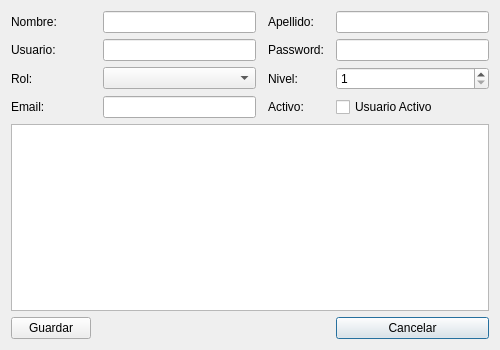
<?xml version="1.0" encoding="UTF-8"?>
<ui version="4.0">
 <class>Dialog</class>
 <widget class="QDialog" name="Dialog">
  <property name="geometry">
   <rect>
    <x>0</x>
    <y>0</y>
    <width>500</width>
    <height>350</height>
   </rect>
  </property>
  <property name="windowTitle">
   <string>Alta Usuario</string>
  </property>
  <layout class="QGridLayout" name="gridLayout">
   <item row="2" column="4">
    <widget class="QLabel" name="label_nivel">
     <property name="text">
      <string>Nivel:</string>
     </property>
    </widget>
   </item>
   <item row="1" column="6">
    <widget class="QLineEdit" name="lineEdit_pass_alta">
     <property name="echoMode">
      <enum>QLineEdit::EchoMode::Password</enum>
     </property>
    </widget>
   </item>
   <item row="5" column="6">
    <widget class="QPushButton" name="pushButton_cancelar">
     <property name="text">
      <string>Cancelar</string>
     </property>
    </widget>
   </item>
   <item row="3" column="4">
    <widget class="QLabel" name="label_activo">
     <property name="text">
      <string>Activo:</string>
     </property>
    </widget>
   </item>
   <item row="0" column="0">
    <widget class="QLabel" name="label_nombre">
     <property name="text">
      <string>Nombre:</string>
     </property>
    </widget>
   </item>
   <item row="5" column="0">
    <widget class="QPushButton" name="pushButton_guardar">
     <property name="text">
      <string>Guardar</string>
     </property>
    </widget>
   </item>
   <item row="0" column="4">
    <widget class="QLabel" name="label_apellido">
     <property name="text">
      <string>Apellido:</string>
     </property>
    </widget>
   </item>
   <item row="0" column="6">
    <widget class="QLineEdit" name="lineEdit_apellido_alta"/>
   </item>
   <item row="1" column="4">
    <widget class="QLabel" name="label_pass">
     <property name="text">
      <string>Password:</string>
     </property>
    </widget>
   </item>
   <item row="1" column="0">
    <widget class="QLabel" name="label_usuario">
     <property name="text">
      <string>Usuario:</string>
     </property>
    </widget>
   </item>
   <item row="0" column="2">
    <widget class="QLineEdit" name="lineEdit_nombre_alta"/>
   </item>
   <item row="4" column="0" colspan="7">
    <widget class="QTableView" name="tableViewlistar_usuarios_altas"/>
   </item>
   <item row="1" column="2">
    <widget class="QLineEdit" name="lineEdit_usuario_alta"/>
   </item>
   <item row="2" column="0">
    <widget class="QLabel" name="label_rol">
     <property name="text">
      <string>Rol:</string>
     </property>
    </widget>
   </item>
   <item row="2" column="6">
    <widget class="QSpinBox" name="spinBox_nivel_alta">
     <property name="minimum">
      <number>1</number>
     </property>
     <property name="maximum">
      <number>10</number>
     </property>
    </widget>
   </item>
   <item row="3" column="6">
    <widget class="QCheckBox" name="checkBox_activo_alta">
     <property name="text">
      <string>Usuario Activo</string>
     </property>
    </widget>
   </item>
   <item row="2" column="2">
    <widget class="QComboBox" name="comboBox_rol_alta"/>
   </item>
   <item row="3" column="0">
    <widget class="QLabel" name="label_email">
     <property name="text">
      <string>Email:</string>
     </property>
    </widget>
   </item>
   <item row="3" column="2">
    <widget class="QLineEdit" name="lineEdit_email_alta"/>
   </item>
  </layout>
 </widget>
 <resources/>
 <connections/>
</ui>
